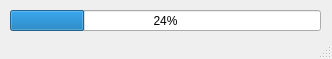
<?xml version="1.0" encoding="UTF-8"?>
<ui version="4.0">
 <class>copy2pico</class>
 <widget class="QMainWindow" name="copy2pico">
  <property name="geometry">
   <rect>
    <x>0</x>
    <y>0</y>
    <width>332</width>
    <height>59</height>
   </rect>
  </property>
  <property name="windowTitle">
   <string>copy2pico</string>
  </property>
  <widget class="QWidget" name="centralwidget">
   <widget class="QProgressBar" name="progressBar">
    <property name="geometry">
     <rect>
      <x>10</x>
      <y>10</y>
      <width>311</width>
      <height>21</height>
     </rect>
    </property>
    <property name="value">
     <number>24</number>
    </property>
    <property name="alignment">
     <set>Qt::AlignmentFlag::AlignCenter</set>
    </property>
   </widget>
  </widget>
  <widget class="QStatusBar" name="statusbar"/>
 </widget>
 <resources/>
 <connections/>
</ui>
